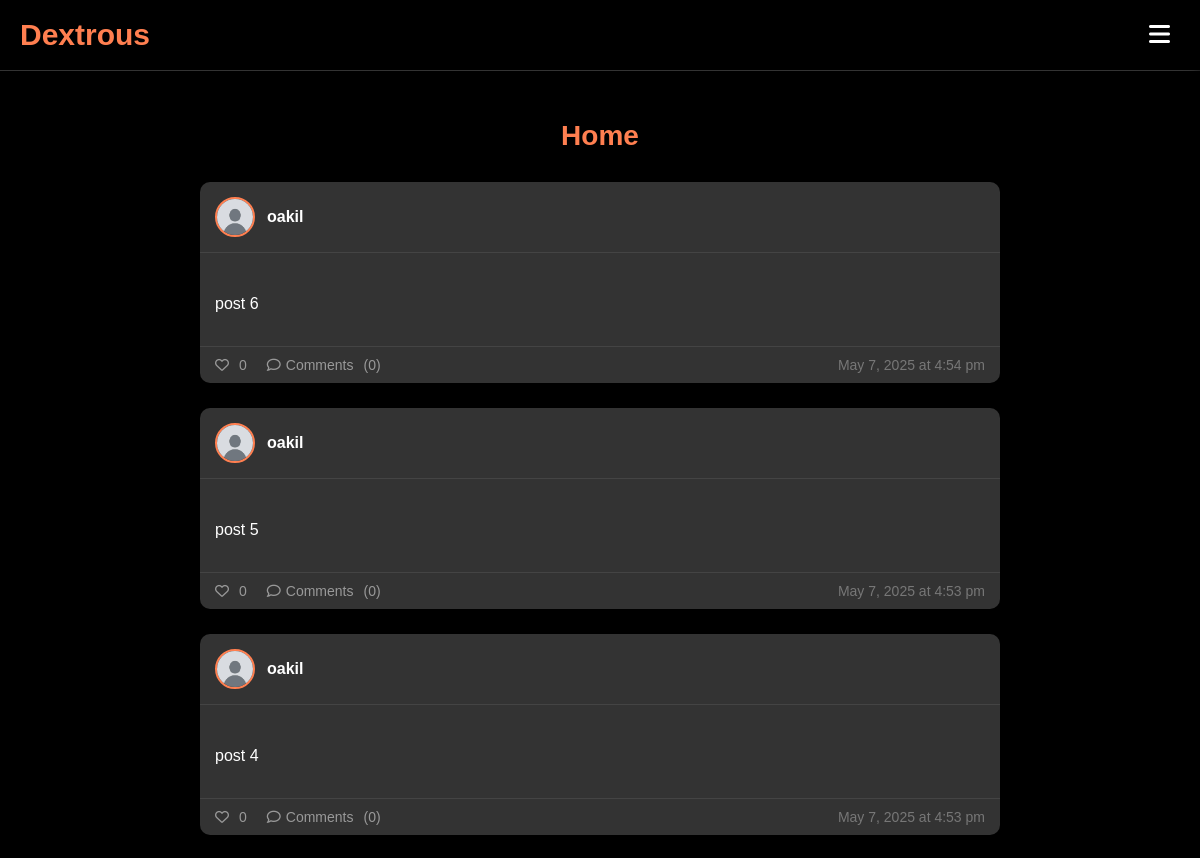
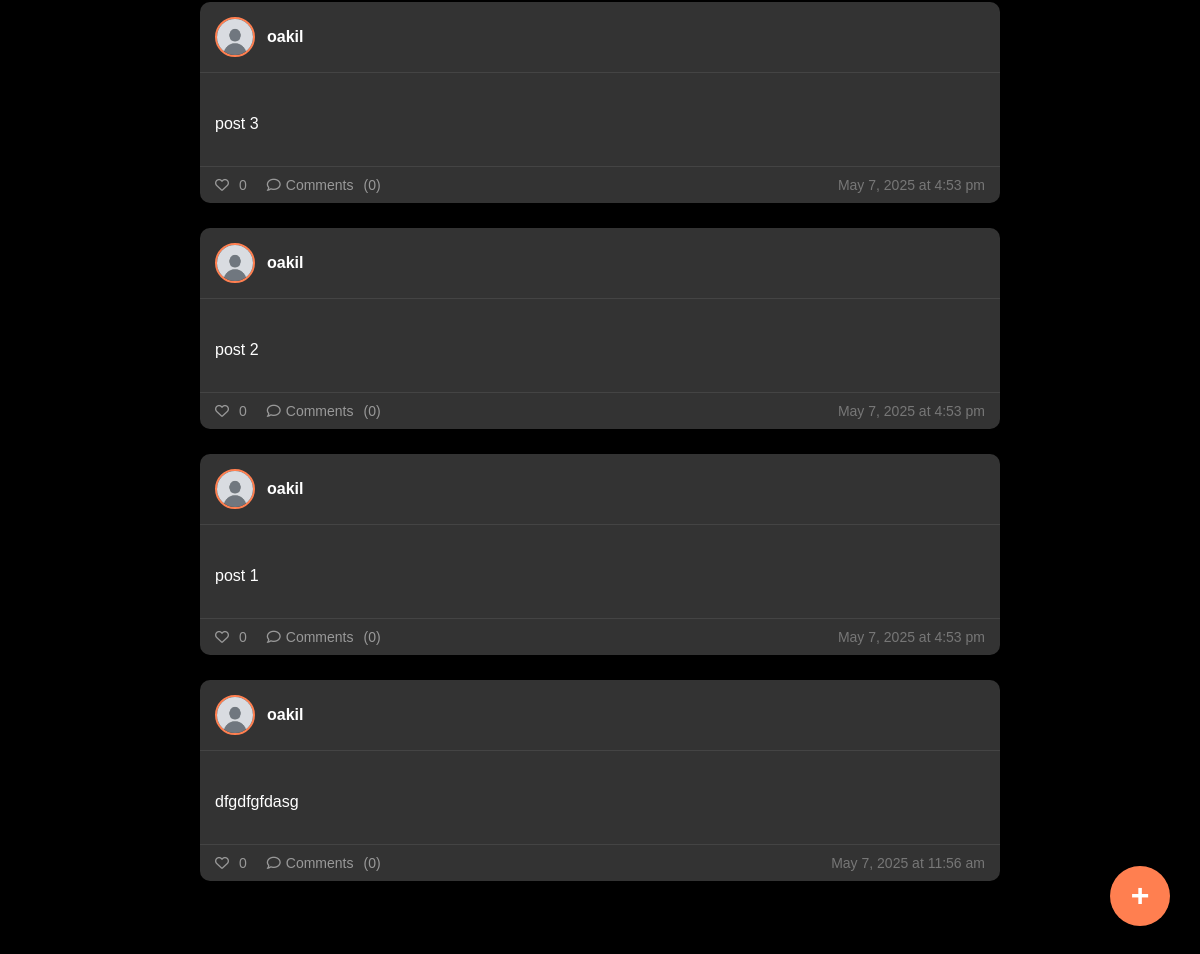
The app's page / (signed in) with its own data (2 pictures, top to bottom).
### tables this page shows
CREATE TABLE `posts` (
  `post_id` int(11) NOT NULL,
  `user_email` varchar(255) NOT NULL,
  `content` text DEFAULT NULL,
  `image_path` varchar(255) DEFAULT NULL,
  `created_at` datetime DEFAULT current_timestamp(),
  `likes` int(11) DEFAULT 0
);

CREATE TABLE `users` (
  `fname` varchar(256) DEFAULT NULL,
  `lname` varchar(256) DEFAULT NULL,
  `age` int(11) DEFAULT NULL,
  `height` int(11) DEFAULT NULL,
  `weight` float DEFAULT NULL,
  `gender` varchar(10) DEFAULT NULL,
  `location` varchar(50) DEFAULT NULL,
  `password` varchar(100) DEFAULT NULL,
  `username` varchar(30) DEFAULT NULL,
  `email` varchar(100) NOT NULL,
  `position` varchar(20) DEFAULT NULL CHECK (`position` in ('trainer','trainee')),
  `profile_pic` varchar(255) DEFAULT 'default.jpg',
  `bio` varchar(256) DEFAULT NULL
);

### index.php (the view, shortened to what this page needs)
<?php
require 'db_config.php';
$loggedInUserId = $_SESSION['user_email'];
try {
    $stmt = $pdo->prepare("
        SELECT p.post_id, p.content, p.image_path, p.created_at, p.user_email, p.likes,
               u.username, u.profile_pic,
               CASE WHEN pl.id IS NOT NULL THEN 1 ELSE 0 END as user_has_liked,
               (SELECT COUNT(*) FROM post_comments WHERE post_id = p.post_id) as comment_count
        FROM posts p
        JOIN users u ON p.user_email = u.email
        LEFT JOIN follows f ON u.email = f.followed_email AND f.follower_email = ?
        LEFT JOIN post_likes pl ON pl.post_id = p.post_id AND pl.user_email = ?
        WHERE f.follower_email IS NOT NULL OR p.user_email = ?
        ORDER BY p.created_at DESC
    ");
    $stmt->execute([$loggedInUserId, $loggedInUserId, $loggedInUserId]);
    $posts = $stmt->fetchAll(PDO::FETCH_ASSOC);
} catch (PDOException $e) {
    echo "Error: " . $e->getMessage();
}
?>
<!DOCTYPE html>
<html data-wf-page="667187163156a5df09557ed5">
<head>
<link rel="stylesheet" href="https://cdnjs.cloudflare.com/ajax/libs/font-awesome/6.4.0/css/all.min.css">
</head>
<body>
<div class="header">
  <div class="w-layout-blockcontainer main-container w-container">
    <div id="home" class="header-inner w-nav">
      <a href="index.php" class="logo w-inline-block">Dextrous</a>
      <div class="hamburger-menu-button" id="menuToggle">
        <i class="fas fa-bars"></i>
      </div>
    </div>
  </div>
</div>
<div class="main-content-area">
  <h1 class="page-title">Home</h1>
  <div class="feed-container">
    <?php if (empty($posts)): ?>
      <div class="empty-feed">
        <i class="fas fa-search"></i>
        <p>No posts found. Be the first to share something!</p>
      </div>
    <?php else: ?>
      <?php foreach ($posts as $post): ?>
        <?php
          $profile_pic_path = (!empty($post['profile_pic'])) ? "user_dp/" . htmlspecialchars($post['profile_pic']) : "user_dp/default.jpg";
        ?>
        <div class="post-item">
          <div class="post-header">
              <img src="<?php echo $profile_pic_path; ?>" alt="<?php echo htmlspecialchars($post['username']); ?>" class="post-user-avatar">
            <a href="account.php?user=<?php echo urlencode($post['user_email']); ?>" class="post-user-name">
              <?php echo htmlspecialchars($post['username']); ?>
            </a>
          </div>
          <div class="post-content-container">
            <div class="post-text">
              <?php echo nl2br(htmlspecialchars($post['content'])); ?>
            </div>
          </div>
          <div class="post-footer">
            <div class="post-actions">
              <div class="post-action like-button <?php echo ($post['user_has_liked'] == 1) ? 'liked' : ''; ?>" data-post-id="<?php echo $post['post_id']; ?>">
                <i class="<?php echo ($post['user_has_liked'] == 1) ? 'fas' : 'far'; ?> fa-heart"></i>
                <span class="like-count"><?php echo $post['likes']; ?></span>
              </div>
              <div class="post-action comment-toggle" data-post-id="<?php echo $post['post_id']; ?>">
                <i class="far fa-comment"></i>
                <span>Comments</span>
                <span class="comment-count">(<?php echo $post['comment_count']; ?>)</span>
              </div>
            </div>
            <div class="post-timestamp">
              <?php
                $timestamp = strtotime($post['created_at']);
                echo date('F j, Y \a\t g:i a', $timestamp);
              ?>
            </div>
          </div>
        </div>
      <?php endforeach; ?>
    <?php endif; ?>
  </div>
</div>
<a href="post.php" class="floating-btn">
  <span class="plus-icon">+</span>
</a>
</body>
</html>

### index.php (style rules this page uses)
:root { --primary-bg: #000000; --secondary-bg: #1a1a1a; --card-bg: #222222; --accent-color: #FF7F50; --text-color: #ffffff; --text-muted: #aaaaaa; --card-border: #333333; }
body { font-family: 'Arial', sans-serif; margin: 0; padding: 0; background-color: var(--primary-bg); color: var(--text-color); padding-top: 70px; box-sizing: border-box; }
*, *:before, *:after { box-sizing: inherit; }
a, button, .menu-item { cursor: pointer; }
.header { position: fixed; top: 0; left: 0; width: 100%; z-index: 1002; background-color: var(--primary-bg); border-bottom: 1px solid var(--card-border); }
.header-inner { display: flex; align-items: center; justify-content: space-between; padding: 0 20px; max-width: 1200px; margin: 0 auto; height: 70px; }
.header-inner .logo { font-size: 30px !important; font-weight: bold !important; color: var(--accent-color) !important; text-decoration: none !important; z-index: 1003; }
.hamburger-menu-button { font-size: 24px; color: var(--text-color); cursor: pointer; z-index: 1003; background: none; border: none; padding: 10px; }
.page-title { color: var(--accent-color); font-size: 28px; margin: 30px 0 30px 0; font-weight: bold; text-align: center; }
.main-content-area { width: 100%; max-width: 800px; margin: 0 auto; padding-top: 20px; padding-bottom: 50px; }
.feed-container { width: 100%; }
.post-item { background-color: #333; border-radius: 10px; margin-bottom: 25px; overflow: hidden; box-shadow: 0 4px 10px rgba(0, 0, 0, 0.3); }
.post-header { display: flex; align-items: center; padding: 15px; border-bottom: 1px solid #444; }
.post-user-avatar { width: 40px; height: 40px; border-radius: 50%; object-fit: cover; margin-right: 12px; border: 2px solid #ff7f50; }
.post-user-name { font-weight: bold; color: #fff; text-decoration: none; transition: color 0.2s; }
.post-content-container { padding: 15px; }
.post-text { margin-bottom: 15px; line-height: 1.5; white-space: pre-line; word-break: break-word; }
.post-footer { display: flex; justify-content: space-between; padding: 10px 15px; border-top: 1px solid #444; color: #999; font-size: 14px; }
.post-actions { display: flex; gap: 20px; }
.post-action { display: flex; align-items: center; gap: 5px; cursor: pointer; transition: color 0.2s; }
.post-timestamp { color: #777; }
.floating-btn { position: fixed; bottom: 30px; right: 30px; width: 60px; height: 60px; border-radius: 50%; background-color: #ff7f50; display: flex; align-items: center; justify-content: center; box-shadow: 0 4px 12px rgba(0, 0, 0, 0.3); transition: transform 0.2s, background-color 0.2s; z-index: 999; text-decoration: none; }
.floating-btn .plus-icon { color: white; font-size: 32px; font-weight: bold; margin-top: -2px; }
.like-button { color: #999; cursor: pointer; transition: color 0.2s; }
.like-count { margin-left: 5px; }
.comment-count { margin-left: 5px; }
body, html { box-sizing: border-box; cursor: default; }
a, button, .menu-item, .floating-btn, .post-action { cursor: pointer; }

### records on screen
posts: user_email.profile_pic (placeholder picture), user_email.username "oakil", content "post 6", likes "0", comment_count "0", created_at "May 7, 2025 at 4:54 pm"
posts: user_email.profile_pic (placeholder picture), user_email.username "oakil", content "post 5", likes "0", comment_count "0", created_at "May 7, 2025 at 4:53 pm"
posts: user_email.profile_pic (placeholder picture), user_email.username "oakil", content "post 4", likes "0", comment_count "0", created_at "May 7, 2025 at 4:53 pm"
posts: user_email.profile_pic (placeholder picture), user_email.username "oakil", content "post 3", likes "0", comment_count "0", created_at "May 7, 2025 at 4:53 pm"
posts: user_email.profile_pic (placeholder picture), user_email.username "oakil", content "post 2", likes "0", comment_count "0", created_at "May 7, 2025 at 4:53 pm"
posts: user_email.profile_pic (placeholder picture), user_email.username "oakil", content "post 1", likes "0", comment_count "0", created_at "May 7, 2025 at 4:53 pm"
posts: user_email.profile_pic (placeholder picture), user_email.username "oakil", content "dfgdfgfdasg", likes "0", comment_count "0", created_at "May 7, 2025 at 11:56 am"
